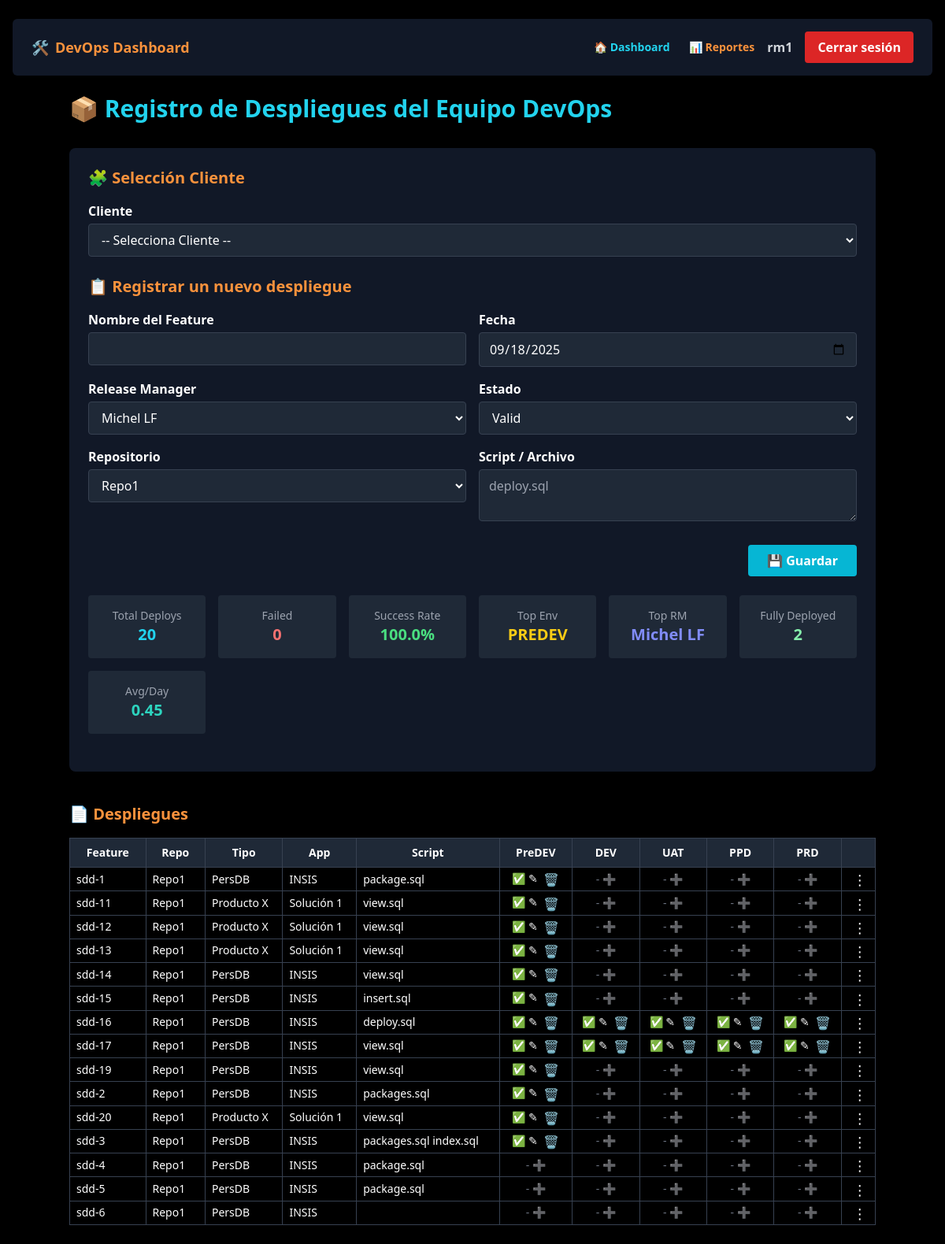
Screenshot of / (signed in) with the database file from the repository.
### tables this page shows
CREATE TABLE deployments (
    id INTEGER PRIMARY KEY AUTOINCREMENT,
    feature_id INTEGER NOT NULL,
    ambiente TEXT,
    estado TEXT,
    fecha TEXT,
    release_manager TEXT,
    UNIQUE(feature_id, ambiente),
    FOREIGN KEY(feature_id) REFERENCES features(id)
);

CREATE TABLE "features" (
            id INTEGER PRIMARY KEY AUTOINCREMENT,
            product_id INTEGER NOT NULL,
            name TEXT NOT NULL,
            repositorio TEXT,
            master TEXT,
            UNIQUE(name, repositorio),
            FOREIGN KEY (product_id) REFERENCES products(id)
        );

CREATE TABLE products (
            id INTEGER PRIMARY KEY AUTOINCREMENT,
            solution_id INTEGER,
            name TEXT NOT NULL,
            FOREIGN KEY (solution_id) REFERENCES solutions(id)
        );

CREATE TABLE solutions (
            id INTEGER PRIMARY KEY AUTOINCREMENT,
            tenant_id INTEGER,
            name TEXT NOT NULL,
            FOREIGN KEY (tenant_id) REFERENCES tenants(id)
        );

### app.py (the view, shortened to what this page needs)
@app.route("/", methods=["GET", "POST"])
@login_required
def index():
    if 'role' in session and session['role'] == 'viewer':
        return redirect(url_for('reports'))
    filtro = request.args.get("filtro", "").strip()
    filter_estado = request.args.get("filter_estado", "")
    filter_ambiente = request.args.get("filter_ambiente", "")
    rows_all = get_all_features()
    rows_filtered = get_all_features()
    filtered_deployments = [
        r for r in rows_filtered
        if (not filtro or
            filtro.lower() in r["name"].lower() or
            filtro.lower() in r["repositorio"].lower() or
            filtro.lower() in (r["estado"] or "").lower())
        and (not filter_estado or r["estado"] == filter_estado)
        and (not filter_ambiente or r["ambiente"] == filter_ambiente)
    ]
    grouped = defaultdict(lambda: {
        "repositorio": "", "type": "", "application": "", "master": "",
        "env_status": {env: "" for env in ambiente_options}
    })
    for row in rows_all:
        name = row["name"]
        grouped[name]["repositorio"] = row["repositorio"]
        grouped[name]["type"] = row["type"]
        grouped[name]["application"] = row["application"]
        grouped[name]["master"] = row["master"]
        if row["ambiente"]:
            grouped[name]["env_status"][row["ambiente"]] = row["estado"]
    deployment_details = get_all_deployment_details()
    kpis = calculate_kpis(filtered_deployments, ambiente_options)
    return render_template("index.html",
                           grouped_deployments=grouped,
                           deployment_details=deployment_details,
                           ambiente_options=ambiente_options,
                           estado_options=estado_options,
                           type_options=type_options,
                           repos_options=repos_options,
                           rm_options=rm_options,
                           app_options=app_options,
                           tenancy_options=tenancy_options,
                           feature_names=get_all_feature_names(),
                           today=today,
                           filtro=filtro,
                           filter_estado=filter_estado,
                           filter_ambiente=filter_ambiente,
                           filtered_deployments=filtered_deployments,
                           kpis=kpis)

### app.py (called while the page is built)
def login_required(f):
    @wraps(f)
    def decorated_function(*args, **kwargs):
        if 'user_id' not in session:
            return redirect(url_for('login'))
        return f(*args, **kwargs)
    return decorated_function

### model.py (called while the page is built, shortened)
def get_db_connection():
    conn = sqlite3.connect(DB_NAME)
    conn.row_factory = sqlite3.Row
    return conn

def get_all_features(filtro=None):
    conn = get_db_connection()
    cursor = conn.cursor()
    query = '''
        SELECT
            f.id AS feature_id,
            f.name,
            f.repositorio,
            f.master,
            p.name AS type,
            s.name AS application,
            t.name AS tenancy,
            d.ambiente,
            d.estado,
            d.fecha,
            d.release_manager
        FROM features f
        JOIN products p ON f.product_id = p.id
        JOIN solutions s ON p.solution_id = s.id
        JOIN tenants t ON s.tenant_id = t.id
        LEFT JOIN deployments d ON f.id = d.feature_id
    '''
    params = []
    query += ' ORDER BY f.name, d.ambiente'
    cursor.execute(query, params)
    rows = cursor.fetchall()
    conn.close()
    return rows

def get_all_feature_names():
    conn = get_db_connection()
    cursor = conn.execute('SELECT DISTINCT name FROM features')
    names = [row['name'] for row in cursor.fetchall()]
    conn.close()
    return names

def get_all_deployment_details():
    conn = get_db_connection()
    cursor = conn.cursor()
    cursor.execute('''
        SELECT f.name, d.ambiente, d.estado, d.fecha, d.release_manager
        FROM features f
        LEFT JOIN deployments d ON f.id = d.feature_id
    ''')
    rows = cursor.fetchall()
    conn.close()
    deployments = {}
    for row in rows:
        name = row["name"]
        env = row["ambiente"]
        if name not in deployments:
            deployments[name] = {}
        if env:
            deployments[name][env] = {
                "estado": row["estado"],
                "fecha": row["fecha"],
                "release_manager": row["release_manager"]
            }
    return deployments

### templates/index.html (shortened to what this page needs)
<!DOCTYPE html>
<html lang="en">
<head>
  <script src="https://cdn.tailwindcss.com"></script>
</head>
<body class="bg-black text-white px-4 py-6">
<header x-data="{ open: false }" class="sticky top-0 z-50 bg-black mb-6">
  <div class="flex justify-between items-center py-4 px-4 md:px-6 bg-gray-900 rounded-md">
    <div class="text-lg font-bold text-orange-400 flex items-center gap-2">
      <span>🛠</span> <span>DevOps Dashboard</span>
    </div>
    <div class="hidden md:flex items-center space-x-4">
      <nav class="flex space-x-6 text-sm items-center">
        <a href="/" class="text-cyan-400 hover:text-cyan-300 font-semibold flex items-center gap-1">🏠 <span>Dashboard</span></a>
        <a href="/reports" class="text-orange-400 hover:text-orange-300 font-semibold flex items-center gap-1">📊 <span>Reportes</span></a>
      </nav>
      <span class="text-gray-300 font-semibold">{{ session['username'] }}</span>
      <a href="{{ url_for('logout') }}"
         class="ml-2 bg-red-600 hover:bg-red-700 text-white font-semibold px-4 py-2 rounded transition">
        Cerrar sesión
      </a>
    </div>
  </div>
</header>
<div class="max-w-5xl mx-auto">
  <h1 class="text-3xl font-bold text-cyan-400 mb-8">📦 Registro de Despliegues del Equipo DevOps</h1>
  <div class="bg-gray-900 p-6 rounded-lg shadow-lg mb-10">
    <h2 class="text-orange-400 text-xl font-semibold mb-4">🧩 Selección Cliente</h2>
    <form method="POST" action="/">
      <div x-data="dropdowns()" x-init="loadTenants()" class="space-y-4">
        <div class="flex flex-col md:flex-row gap-4">
          <div class="flex-1">
            <label class="font-semibold block mb-1">Cliente</label>
            <select name="tenant_id" x-model="selectedTenant" @change="loadSolutions()"
                    class="w-full bg-gray-800 border border-gray-700 rounded px-3 py-2">
              <option value="">-- Selecciona Cliente --</option>
            </select>
          </div>
        </div>
      </div>
    <h2 class="text-orange-400 text-xl font-semibold mb-4">📋 Registrar un nuevo despliegue</h2>
      <div class="space-y-4">
        <div class="flex flex-col md:flex-row gap-4">
          <div class="flex-1">
            <label class="font-semibold mb-1 block">Nombre del Feature</label>
            <input type="text" id="name" name="name" list="feature_names_list" required
                   class="w-full bg-gray-800 border border-gray-700 rounded px-3 py-2">
          </div>
          <div class="flex-1">
            <label class="font-semibold mb-1 block">Fecha</label>
            <input type="date" id="fecha" name="fecha" value="{{ today }}" required
                   class="w-full bg-gray-800 border border-gray-700 rounded px-3 py-2">
          </div>
        </div>
        <div class="flex flex-col md:flex-row gap-4">
          <div class="flex-1">
            <label class="font-semibold mb-1 block">Release Manager</label>
            <select id="release_manager" name="release_manager" required
                    class="w-full bg-gray-800 border border-gray-700 rounded px-3 py-2">
              {% for rm in rm_options %}
              <option value="{{ rm }}">{{ rm }}</option>
              {% endfor %}
            </select>
          </div>
          <div class="flex-1">
            <label class="font-semibold mb-1 block">Estado</label>
            <select id="estado" name="estado" required
                    class="w-full bg-gray-800 border border-gray-700 rounded px-3 py-2">
              {% for e in estado_options %}
              <option value="{{ e }}">{{ e }}</option>
              {% endfor %}
            </select>
          </div>
        </div>
        <div class="flex flex-col md:flex-row gap-4">
          <div class="flex-1">
            <label class="font-semibold mb-1 block">Repositorio</label>
            <select id="repositorio" name="repositorio" required
                    class="w-full bg-gray-800 border border-gray-700 rounded px-3 py-2">
              {% for r in repos_options %}
              <option value="{{ r }}">{{ r }}</option>
              {% endfor %}
            </select>
          </div>
          <div class="flex-1">
            <label class="font-semibold mb-1 block">Script / Archivo</label>
            <textarea id="master" name="master" rows="2"
                      class="w-full bg-gray-800 border border-gray-700 rounded px-3 py-2"
                      placeholder="deploy.sql"></textarea>
          </div>
        </div>
      </div>
      <div class="mt-6 text-right">
        <button type="submit"
                class="bg-cyan-500 hover:bg-cyan-600 text-white font-semibold px-6 py-2 rounded">
          💾 Guardar
        </button>
      </div>
    </form>
    {% if kpis %}
<div class="grid md:grid-cols-3 lg:grid-cols-6 gap-4 mt-6 mb-6">
  <div class="bg-gray-800 p-4 rounded text-center">
    <p class="text-sm text-gray-400">Total Deploys</p>
    <p class="text-xl font-bold text-cyan-400">{{ kpis.total }}</p>
  </div>
  <div class="bg-gray-800 p-4 rounded text-center">
    <p class="text-sm text-gray-400">Failed</p>
    <p class="text-xl font-bold text-red-400">{{ kpis.failed }}</p>
  </div>
  <div class="bg-gray-800 p-4 rounded text-center">
    <p class="text-sm text-gray-400">Success Rate</p>
    <p class="text-xl font-bold text-green-400">{{ kpis.success_rate }}%</p>
  </div>
  <div class="bg-gray-800 p-4 rounded text-center">
    <p class="text-sm text-gray-400">Top Env</p>
    <p class="text-xl font-bold text-yellow-400">{{ kpis.most_active_env }}</p>
  </div>
  <div class="bg-gray-800 p-4 rounded text-center">
    <p class="text-sm text-gray-400">Top RM</p>
    <p class="text-xl font-bold text-indigo-400">{{ kpis.top_rm }}</p>
  </div>
  <div class="bg-gray-800 p-4 rounded text-center">
    <p class="text-sm text-gray-400">Fully Deployed</p>
    <p class="text-xl font-bold text-green-300">{{ kpis.fully_deployed }}</p>
  </div>
  <div class="bg-gray-800 p-4 rounded text-center">
    <p class="text-sm text-gray-400">Avg/Day</p>
    <p class="text-xl font-bold text-teal-400">{{ kpis.avg_per_day }}</p>
  </div>
</div>
{% endif %}
  </div>
  <h2 class="text-orange-400 text-xl font-semibold mb-4">📄 Despliegues</h2>
  <div class="overflow-x-auto">
    <table class="w-full table-auto border-collapse text-sm">
      <thead>
        <tr>
          <th class="bg-gray-800 px-4 py-2 border border-gray-700">Feature</th>
          <th class="bg-gray-800 px-4 py-2 border border-gray-700">Repo</th>
          <th class="bg-gray-800 px-4 py-2 border border-gray-700">Tipo</th>
          <th class="bg-gray-800 px-4 py-2 border border-gray-700">App</th>
          <th class="bg-gray-800 px-4 py-2 border border-gray-700">Script</th>
          {% for env in ambiente_options %}
          <th class="bg-gray-800 px-4 py-2 border border-gray-700">{{ env }}</th>
          {% endfor %}
          <th class="bg-gray-800 px-4 py-2 border border-gray-700"></th>
        </tr>
      </thead>
      <tbody>
        {% for name, data in grouped_deployments.items() %}
        <tr data-feature="{{ name }}">
          <td class="border border-gray-700 px-2 py-1">{{ name }}</td>
          <td class="border border-gray-700 px-2 py-1">{{ data.repositorio }}</td>
          <td class="border border-gray-700 px-2 py-1">{{ data.type }}</td>
          <td class="border border-gray-700 px-2 py-1">{{ data.application }}</td>
          <td class="border border-gray-700 px-2 py-1">{{ data.master.replace('\\n', '<br>') | safe }}</td>
          {% for env in ambiente_options %}
          <td class="border border-gray-700 px-2 py-1 text-center env-cell" data-env="{{ env }}">
            {% if data.env_status[env] %}
              <span>{{ data.env_status[env] == 'Valid' and '✅' or '❌' }}</span>
              <button class="edit-env-btn" title="Editar">✎</button>
              <button class="delete-env-btn" title="Eliminar despliegue">🗑️</button>
            {% else %}
              <span class="text-gray-500">-</span>
              <button class="edit-env-btn" title="Agregar">➕</button>
            {% endif %}
          </td>
          {% endfor %}
          <td class="border border-gray-700 px-2 py-1 text-center relative">
            <button class="menu-btn" onclick="showRowMenu(event, this)">&#x22EE;</button>
          </td>
        </tr>
        {% endfor %}
      </tbody>
    </table>
  </div>
</div>
</body>
</html>

### templates/index.html (style rules this page uses)
.menu-btn { background: none; border: none; color: #fff; font-size: 18px; cursor: pointer; margin-left: 4px; vertical-align: middle; }
.delete-env-btn { background: none; border: none; color: #f87171; font-size: 16px; margin-left: 4px; cursor: pointer; vertical-align: middle; }

### rows the page displays
deployments: top_rm "Michel LF", name "sdd-1", repositorio "Repo1", type "PersDB", application "INSIS", master.replace "package.sql", estado "✅"
deployments: name "sdd-11", repositorio "Repo1", type "Producto X", application "Solución 1", master.replace "view.sql", estado "✅"
deployments: name "sdd-12", repositorio "Repo1", type "Producto X", application "Solución 1", master.replace "view.sql", estado "✅"
deployments: name "sdd-13", repositorio "Repo1", type "Producto X", application "Solución 1", master.replace "view.sql", estado "✅"
deployments: name "sdd-14", repositorio "Repo1", type "PersDB", application "INSIS", master.replace "view.sql", estado "✅"
deployments: name "sdd-15", repositorio "Repo1", type "PersDB", application "INSIS", master.replace "insert.sql", estado "✅"
deployments: name "sdd-16", repositorio "Repo1", type "PersDB", application "INSIS", master.replace "deploy.sql", estado "✅" "✅" "✅" "✅" "✅"
deployments: name "sdd-17", repositorio "Repo1", type "PersDB", application "INSIS", master.replace "view.sql", estado "✅" "✅" "✅" "✅" "✅"
deployments: name "sdd-19", repositorio "Repo1", type "PersDB", application "INSIS", master.replace "view.sql", estado "✅"
deployments: name "sdd-2", repositorio "Repo1", type "PersDB", application "INSIS", master.replace "packages.sql", estado "✅"
deployments: name "sdd-20", repositorio "Repo1", type "Producto X", application "Solución 1", master.replace "view.sql", estado "✅"
deployments: name "sdd-3", repositorio "Repo1", type "PersDB", application "INSIS", master.replace "packages.sql index.sql", estado "✅"
features: name "sdd-4", repositorio "Repo1", type "PersDB", application "INSIS", master.replace "package.sql"
features: name "sdd-5", repositorio "Repo1", type "PersDB", application "INSIS", master.replace "package.sql"
features: name "sdd-6", repositorio "Repo1", type "PersDB", application "INSIS"

### other values shown
{{ session['username'] }} "rm1"
{{ kpis.total }} "20"
{{ kpis.failed }} "0"
{{ kpis.success_rate }} "100.0"
{{ kpis.most_active_env }} "PREDEV"
{{ kpis.fully_deployed }} "2"
{{ kpis.avg_per_day }} "0.45"
{{ env }} "PreDEV" "DEV" "UAT" "PPD" "PRD"
form field release_manager "Michel LF"
form field estado "Valid"
form field repositorio "Repo1"
